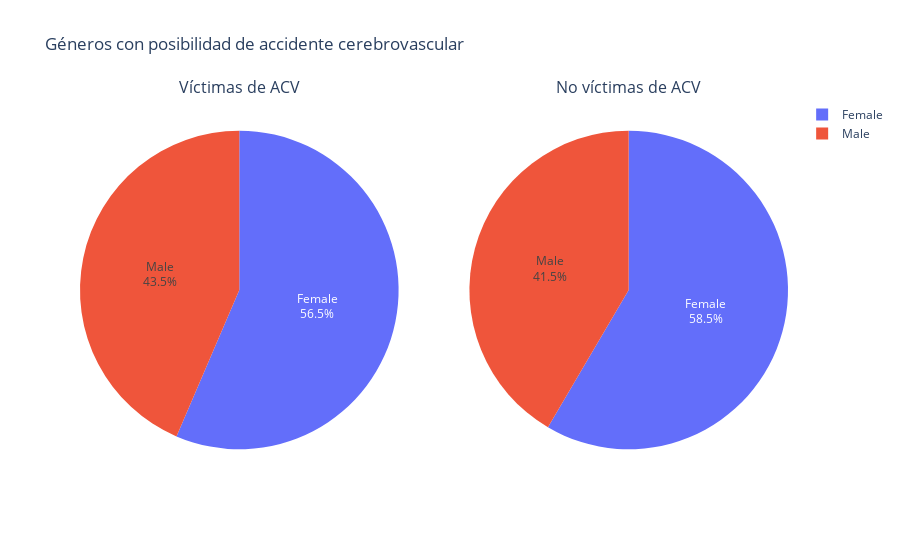

The notebook cell this image was saved under:
### Markdown cell above
#### 4. Género

### Code cell
fig = make_subplots(
    rows=1, cols=2,
    specs=[[{"type": "domain"}, {"type": "domain"}]],
    subplot_titles=("Víctimas de ACV", 
                    "No víctimas de ACV")
)

grupo_gender = df_stroke.groupby(['gender'])['stroke'].count().reset_index()
fig.add_trace(go.Pie(values=grupo_gender['stroke'], labels=grupo_gender['gender'], textinfo='label+percent'),
              row=1, col=1)

grupo_gender = df_stroke_NO.groupby(['gender'])['stroke'].count().reset_index()
fig.add_trace(go.Pie(values=grupo_gender['stroke'], labels=grupo_gender['gender'], textinfo='label+percent'),
              row=1, col=2)

fig.update_layout(title='Géneros con posibilidad de accidente cerebrovascular', height=500)

fig.show()

### Figure 1 — Plotly figure (JSON) as saved in the notebook; plotly's stock layout.template omitted (floating-point values rounded to 4 significant figures)
{"data": [{"domain": {"x": [0, 0.45], "y": [0, 1]}, "labels": ["Female", "Male"], "textinfo": "label+percent", "type": "pie", "values": [140, 108]}, {"domain": {"x": [0.55, 1], "y": [0, 1]}, "labels": ["Female", "Male"], "textinfo": "label+percent", "type": "pie", "values": [2767, 1966]}], "layout": {"annotations": [{"font": {"size": 16}, "showarrow": false, "text": "Víctimas de ACV", "x": 0.225, "xanchor": "center", "xref": "paper", "y": 1, "yanchor": "bottom", "yref": "paper"}, {"font": {"size": 16}, "showarrow": false, "text": "No víctimas de ACV", "x": 0.775, "xanchor": "center", "xref": "paper", "y": 1, "yanchor": "bottom", "yref": "paper"}], "autosize": true, "title": {"text": "Géneros con posibilidad de accidente cerebrovascular"}}}
